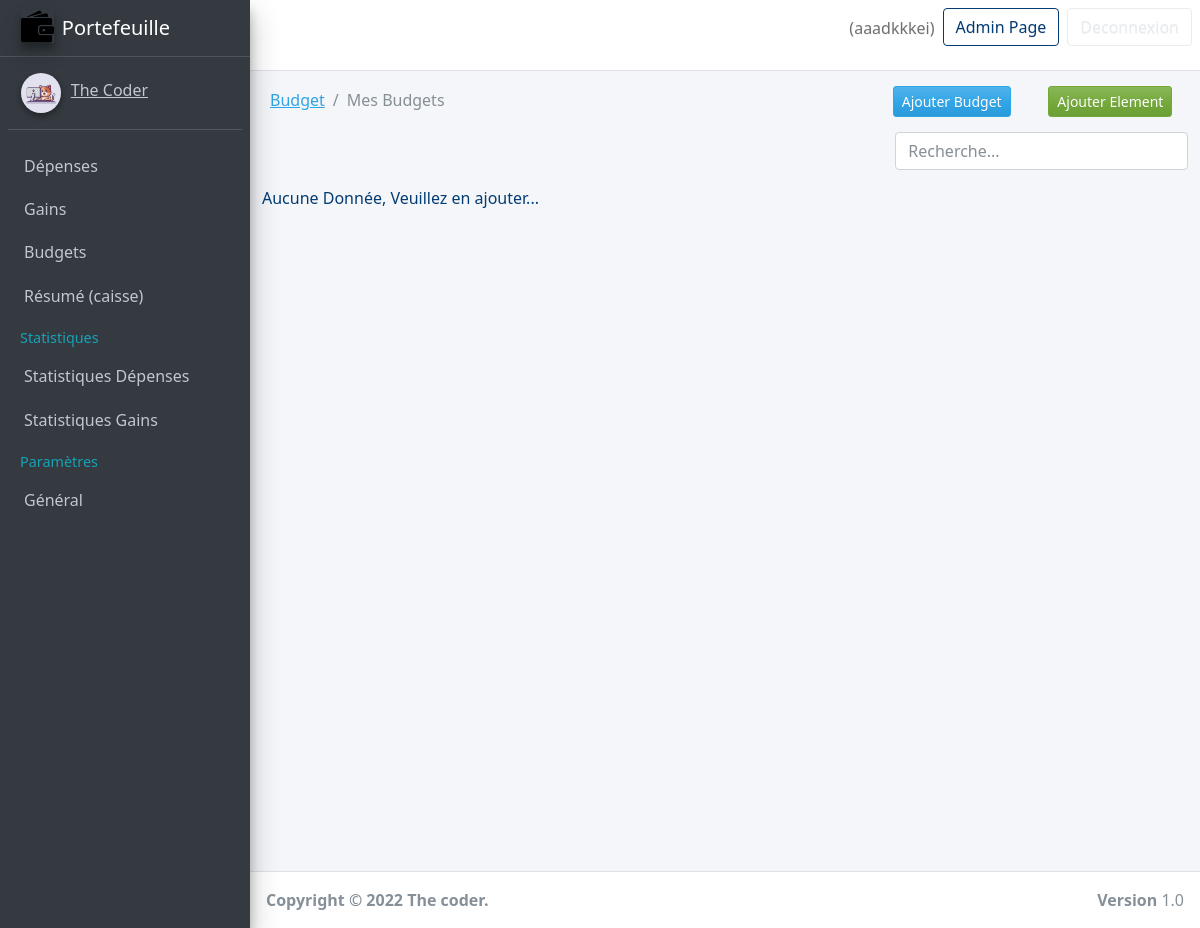
Page /budgets/ (signed in) on the earlier database version.
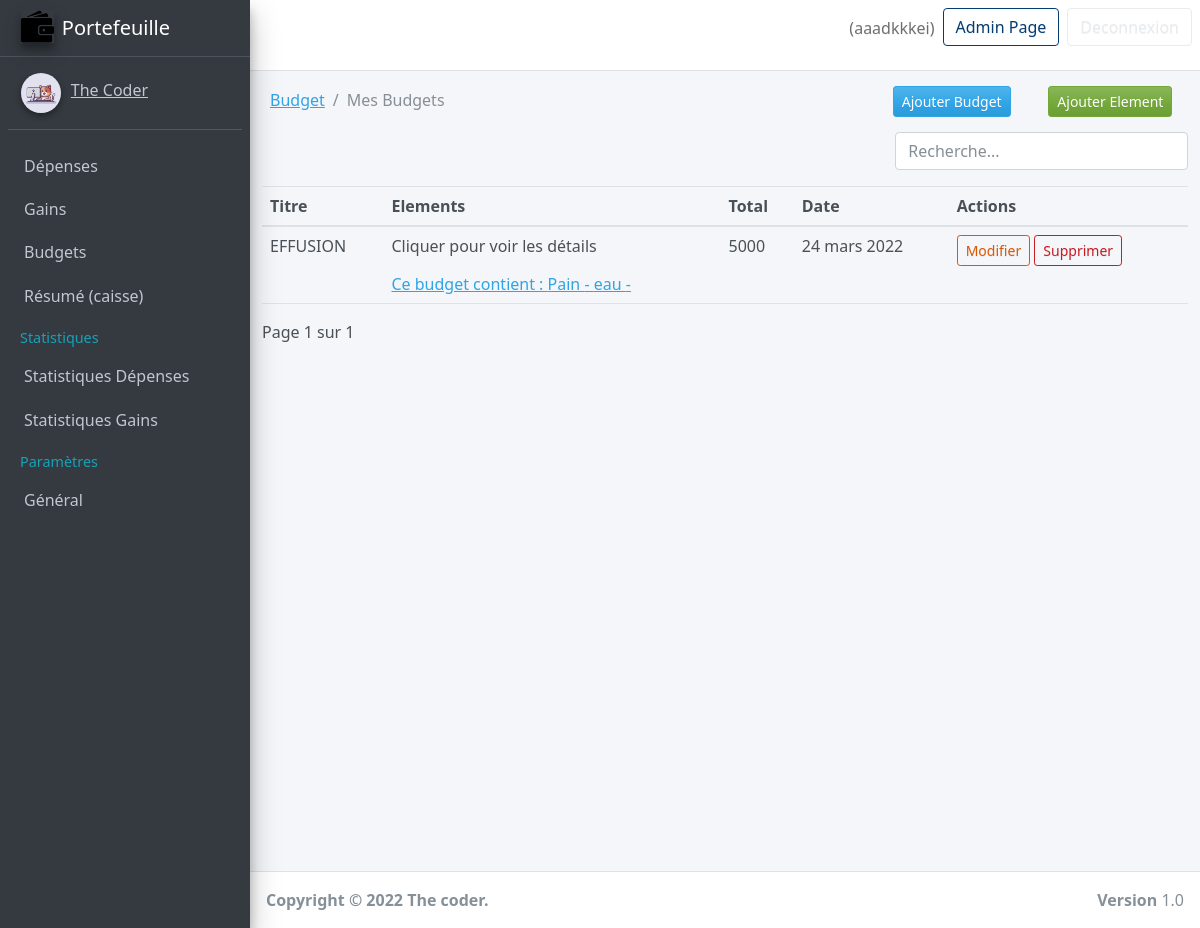
Same page on the later database version.
### Budget/models.py (models this page shows, shortened)
class Budget(models.Model):
    titre = models.TextField()
    date = models.DateField(default = now)
    owner = models.ForeignKey(to = User, on_delete = models.CASCADE)
    total = models.TextField()
    class Meta:
        ordering: ['-date']

class Depense(models.Model):
    ACTIF = 'ACTIF'
    ACHEVE = 'ACHEVE'
    STATUS_CHOICES = [
        (ACTIF, 'Freshman'),
        (ACHEVE, 'Sophomore'),
    ]
    designation = models.TextField()
    prix_unitaire = models.TextField()
    quantite = models.IntegerField()
    description = models.TextField()
    owner = models.ForeignKey(to = User, on_delete = models.CASCADE)
    budget = models.ForeignKey(to = Budget, on_delete = models.CASCADE)
    total = models.TextField()
    status = models.CharField(max_length=6, choices=STATUS_CHOICES, default=ACTIF,)

### Budget/views.py (the view)
# urls.py: path('', views.index, name="budgets"),
@login_required(login_url = "/authapp/login")
def index(request):
    elt = 0
    depenses = Depense.objects.filter(owner = request.user)
    budgets = Budget.objects.filter(owner = request.user).order_by('-date')
    paginator = Paginator(budgets,4)
    page_number = request.GET.get('page')
    page_obj = Paginator.get_page(paginator, page_number)
    try:
        currency = UserPreference.objects.get(user = request.user).currency
    except UserPreference.DoesNotExist:
        currency = None
    context = {
        'elt': elt,
        'depenses': depenses,
        'budgets': budgets,
        'page_obj': page_obj,
        'currency': currency,
    }
    return render(request, 'Budget/index.html', context)

### Budget/templates/Budget/index.html (shortened to what this page needs)
{% extends 'base.html' %}
{% load static %}
{% block 'content' %}
    <div class="container">
        <div class="content-header">
                <div class="row">
                    <div class="col-md-8 d-flex ml-auto">
                        <nav aria-label="breadcrumb">
                            <ol class="breadcrumb float-sm-right">
                                <li class="breadcrumb-item"><a href="{% url 'budgets' %}">Budget</a></li>
                                <li class="breadcrumb-item active">Mes Budgets</li>
                            </ol>
                        </nav>
                    </div>
                    <div class="col-md-2 ">
                        <a href="{% url 'create-budgets' %}" class="btn btn-sm btn-primary">Ajouter Budget</a>
                    </div>
                    <div class="col-md-2 ">
                        <a href="{% url 'create-elements' %}" class="btn btn-sm btn-success">Ajouter Element</a>
                    </div>
                </div>
        </div>
        <div class="row">
            <div class="col-md-8">
            </div>
            <div class="col-md-4">
                <div class="form-group">
                    <input class="form-control" id="searchField" placeholder="Recherche..." />
                </div>
            </div>
        </div>
        {% if budgets.count %}
            <div class="app-table">
                <table class="table table-stripped table-hover" >
                    <thead>
                        <tr>
                            <th scope="col">Titre</th>
                            <th scope="col">Elements</th>
                            <th scope="col">Total</th>
                            <th scope="col">Date</th>
                            <th scope="col">Actions</th>
                        </tr>
                    </thead>
                    <tbody>
                        {% for budget in page_obj %}
                            <tr>
                                <td>{{budget.titre}}</td>
                                <td><p>Cliquer pour voir les détails</p><a href="{% url 'show' budget.id %}"> Ce budget contient :
                                    {% for depense in depenses %}
                                        {% if depense.budget.id == budget.id %}
                                            {{depense.designation}} -
                                        {% endif %}
                                    {% endfor %}
                                </a></td>
                                <td>{{budget.total}}</td>
                                <td>{{budget.date}}</td>
                                <td>
                                    <a href="{% url 'edit-budget' budget.id %}" data-toogle="tooltip" class="btn btn-sm btn-outline-warning" data-placement="bottom" >Modifier</a>
                                    <a href="{% url 'delete-budget' budget.id %}" data-toogle="tooltip" class="btn btn-sm btn-outline-danger" data-placement="bottom">Supprimer</a>
                                </td>
                            </tr>
                        {% endfor %}
                    </tbody>
                </table>
            </div>
            <div class="pagination-container">
                <div class="">
                    Page {{page_obj.number}} sur {{page_obj.paginator.num_pages}}
                </div>
            </div>
        {% else %}
            <span class="text-info">Aucune Donnée, Veuillez en ajouter...</span>
        {% endif %}
    </div>
{% endblock 'content' %}

Differences in the rows shown:
added Budget: titre "EFFUSION", total "5000", date "24 mars 2022"
added Depense: designation "Pain"
added Depense: designation "eau"
Other differences:
{{ page_obj.number }}: (not shown) → "1"
{{ page_obj.paginator.num_pages }}: (not shown) → "1"
text no longer shown: "Aucune Donnée, Veuillez en ajouter..."
text now shown: "Titre Elements Total Date Actions Page sur"
